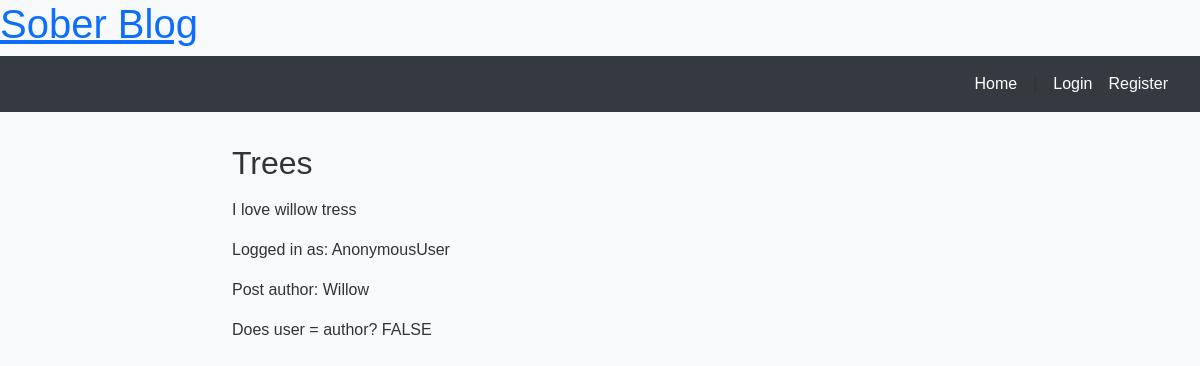
Screenshot of /post/12/ with the database file from the repository.
### blog/models.py (models this page shows, shortened)
class Post(models.Model):
    title = models.CharField(max_length=200)
    content = models.TextField()
    created_at = models.DateTimeField(auto_now_add=True)
    author = models.ForeignKey(User, on_delete=models.CASCADE)

### blog/views.py (the view)
# urls.py: path('post/<int:post_id>/', views.post_detail, name='post_detail'),
def post_detail(request, post_id):
    post = get_object_or_404(Post, id=post_id)
    return render(request, 'blog/post_detail.html', {'post': post})

### blog/templates/blog/post_detail.html (shortened to what this page needs)
{% extends "blog/base.html" %}
{% block content %}
  <h2>{{ post.title }}</h2>
  <p>{{ post.content|linebreaks }}</p>
  <p> Logged in as: {{ user }}</p>
  <p> Post author: {{ post.author }}</p>
  {% if user == post.author %}
    <p>Does user = author? TRUE</p>
  {% else %}
    <p>Does user = author? FALSE</p>
  {% endif %}
{% endblock %}

### static/css/style.css (style rules this page uses)
body { font-family: 'Helvetica', sans-serif; margin: 0; padding: 0; background-color: #f8f9fa; color: #333; }

### rows the page displays
Post: title "Trees", content "I love willow tress", author "Willow"

### other values shown
{{ user }} "AnonymousUser"
